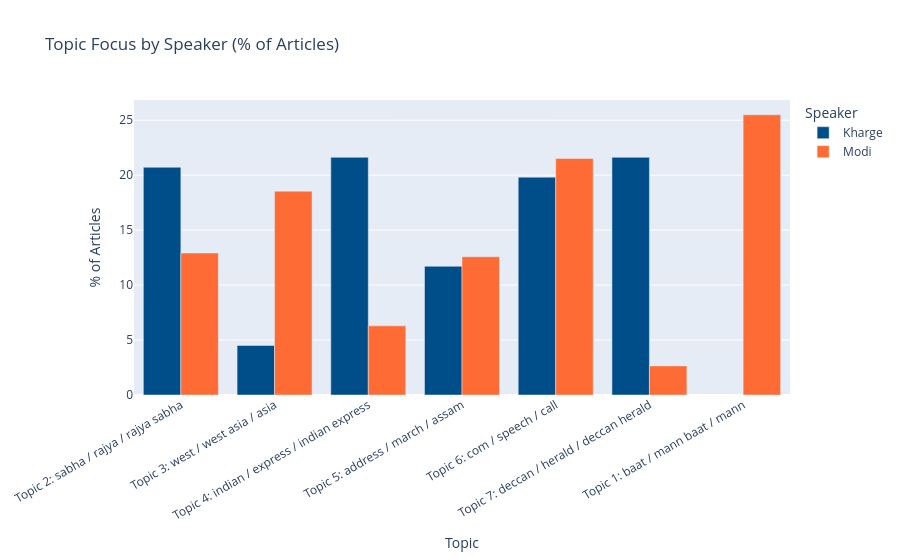

The code cell stored with this chart in its notebook:
### Code cell
# Topic distribution by speaker
topic_by_speaker = df.groupby(['Speaker', 'Dominant_Topic_Label']).size().reset_index(name='Count')
topic_by_speaker['Pct'] = topic_by_speaker.groupby('Speaker')['Count'].transform(lambda x: x / x.sum() * 100)

fig = px.bar(
    topic_by_speaker, x='Dominant_Topic_Label', y='Pct', color='Speaker',
    barmode='group', title='Topic Focus by Speaker (% of Articles)',
    labels={'Pct': '% of Articles', 'Dominant_Topic_Label': 'Topic'},
    color_discrete_map={'Modi': '#FF6B35', 'Kharge': '#004E89'}
)
fig.update_layout(xaxis_tickangle=-30)
fig.show()

### Figure 1 — Plotly figure (JSON) as saved in the notebook; plotly's stock layout.template omitted (floating-point values rounded to 4 significant figures)
{"data": [{"alignmentgroup": "True", "hovertemplate": "Speaker=Kharge<br>Topic=%{x}<br>% of Articles=%{y}<extra></extra>", "legendgroup": "Kharge", "marker": {"color": "#004E89", "pattern": {"shape": ""}}, "name": "Kharge", "offsetgroup": "Kharge", "orientation": "v", "showlegend": true, "textposition": "auto", "type": "bar", "x": ["Topic 2: sabha / rajya / rajya sabha", "Topic 3: west / west asia / asia", "Topic 4: indian / express / indian express", "Topic 5: address / march / assam", "Topic 6: com / speech / call", "Topic 7: deccan / herald / deccan herald"], "xaxis": "x", "y": [20.72, 4.505, 21.62, 11.71, 19.82, 21.62], "yaxis": "y"}, {"alignmentgroup": "True", "hovertemplate": "Speaker=Modi<br>Topic=%{x}<br>% of Articles=%{y}<extra></extra>", "legendgroup": "Modi", "marker": {"color": "#FF6B35", "pattern": {"shape": ""}}, "name": "Modi", "offsetgroup": "Modi", "orientation": "v", "showlegend": true, "textposition": "auto", "type": "bar", "x": ["Topic 1: baat / mann baat / mann", "Topic 2: sabha / rajya / rajya sabha", "Topic 3: west / west asia / asia", "Topic 4: indian / express / indian express", "Topic 5: address / march / assam", "Topic 6: com / speech / call", "Topic 7: deccan / herald / deccan herald"], "xaxis": "x", "y": [25.5, 12.91, 18.54, 6.291, 12.58, 21.52, 2.649], "yaxis": "y"}], "layout": {"barmode": "group", "legend": {"title": {"text": "Speaker"}, "tracegroupgap": 0}, "title": {"text": "Topic Focus by Speaker (% of Articles)"}, "xaxis": {"anchor": "y", "domain": [0, 1], "tickangle": -30, "title": {"text": "Topic"}}, "yaxis": {"anchor": "x", "domain": [0, 1], "title": {"text": "% of Articles"}}}}
